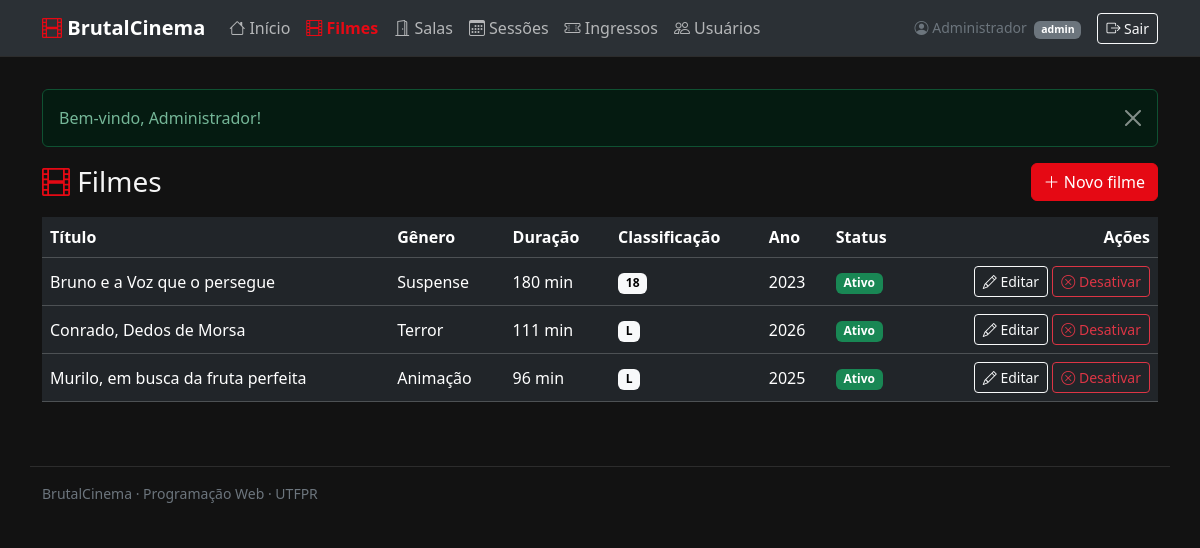
The app's page /index.php?page=filmes (signed in) with its own data.
### tables this page shows
CREATE TABLE filmes (
    id             INT UNSIGNED AUTO_INCREMENT PRIMARY KEY,
    titulo         VARCHAR(150)      NOT NULL,
    sinopse        TEXT              NULL,
    duracao_min    SMALLINT UNSIGNED NOT NULL,
    classificacao  ENUM('L', '10', '12', '14', '16', '18') NOT NULL,
    genero         VARCHAR(50)       NOT NULL,
    ano_lancamento YEAR              NULL,
    ativo          TINYINT(1)        NOT NULL DEFAULT 1,
    criado_em      DATETIME          NOT NULL DEFAULT CURRENT_TIMESTAMP,
    atualizado_em  DATETIME          NOT NULL DEFAULT CURRENT_TIMESTAMP ON UPDATE CURRENT_TIMESTAMP
);

### app/Core/Controller.php (called while the page is built, shortened)
<?php
abstract class Controller
{
    protected function renderizar(string $view, array $dados = []): void
    {
        $arquivo = __DIR__ . '/../Views/' . $view . '.php';
        $flash = Session::obterFlash();
        extract($dados);
        require __DIR__ . '/../Views/layout/header.php';
        require $arquivo;
        require __DIR__ . '/../Views/layout/footer.php';
    }
}

### app/Controllers/FilmeController.php (called while the page is built, shortened)
<?php
class FilmeController extends Controller
{
    private Filme $filmes;
    public function __construct()
    {
        $this->filmes = new Filme();
    }
    public function index(): void
    {
        $this->renderizar('filmes/lista', [
            'titulo' => 'Filmes',
            'filmes' => $this->filmes->todos(),
        ]);
    }
}

### public/index.php (called while the page is built, shortened)
<?php
$app = require __DIR__ . '/../config/app.php';
require __DIR__ . '/../app/Core/helpers.php';
require __DIR__ . '/../app/Core/Database.php';
require __DIR__ . '/../app/Core/Session.php';
require __DIR__ . '/../app/Core/Controller.php';
require __DIR__ . '/../app/Core/Model.php';
require __DIR__ . '/../app/Core/Auth.php';
require __DIR__ . '/../app/Controllers/FilmeController.php';
$acao = $_GET['acao'] ?? 'index';
try {
    $controller = new $rotas[$page]();
    $controller->$acao();
} catch (Throwable $e) {
    error_log($e);
    $detalhe = $app['debug'] ? $e->getMessage() : '';
    (new ErroController())->interno($detalhe);
}

### app/Core/Session.php (called while the page is built, shortened)
<?php
class Session
{
    public static function get(string $chave, mixed $padrao = null): mixed
    {
        return $_SESSION[$chave] ?? $padrao;
    }
    public static function tem(string $chave): bool
    {
        return isset($_SESSION[$chave]);
    }
    public static function obterFlash(): array
    {
        $flash = $_SESSION['_flash'] ?? [];
        return $flash;
    }
}

### app/Core/Auth.php (called while the page is built, shortened)
<?php
class Auth
{
    public static function logado(): bool
    {
        return Session::tem(self::CHAVE);
    }
    public static function usuario(): ?array
    {
        return Session::get(self::CHAVE);
    }
    public static function perfil(): ?string
    {
        return self::usuario()['perfil'] ?? null;
    }
    public static function temPerfil(string ...$perfis): bool
    {
        return in_array(self::perfil(), $perfis, true);
    }
}

### app/Core/helpers.php (called while the page is built, shortened)
<?php
function e(mixed $valor): string
{
    return htmlspecialchars((string) $valor, ENT_QUOTES, 'UTF-8');
}
function url(string $page, string $acao = '', array $params = []): string
{
    $query = ['page' => $page];
    if ($acao !== '') {
        $query['acao'] = $acao;
    }
    return 'index.php?' . http_build_query($query + $params);
}
function config(string $chave, mixed $padrao = null): mixed
{
    static $app = null;
    if ($app === null) {
        $app = require __DIR__ . '/../../config/app.php';
    }
    return $app[$chave] ?? $padrao;
}

### config/app.php (called while the page is built)
<?php
return [
    'nome'     => 'BrutalCinema',
    'timezone' => 'America/Sao_Paulo',
    'debug'    => true,
    'intervalo_limpeza_min' => 15,
];

### app/Core/Model.php (called while the page is built, shortened)
<?php
abstract class Model
{
    protected string $tabela;
    protected mysqli $db;
    public function __construct()
    {
        $this->db = Database::conectar();
    }
    public function todos(string $ordem = 'id'): array
    {
        return $this->consultar("SELECT * FROM {$this->tabela} ORDER BY {$ordem}");
    }
    protected function consultar(string $sql, array $params = []): array
    {
        $stmt = $this->executar($sql, $params);
        return $stmt->get_result()->fetch_all(MYSQLI_ASSOC);
    }
    protected function executar(string $sql, array $params = []): mysqli_stmt
    {
        $stmt = $this->db->prepare($sql);
        $stmt->execute();
        return $stmt;
    }
}

### config/database.php (called while the page is built)
<?php
return [
    'host'    => 'localhost',
    'port'    => 3306,
    'dbname'  => 'brutalcinema',
    'user'    => 'brutal',
    'pass'    => 'brutal123',
    'charset' => 'utf8mb4',
];

### app/Core/Database.php (called while the page is built, shortened)
<?php
class Database
{
    private static ?mysqli $conexao = null;
    public static function conectar(): mysqli
    {
        if (self::$conexao === null) {
            $config = require __DIR__ . '/../../config/database.php';
            self::$conexao = new mysqli(
                $config['host'],
                $config['user'],
                $config['pass'],
                $config['dbname'],
                $config['port']
            );
            self::$conexao->set_charset($config['charset']);
        }
        return self::$conexao;
    }
}

### app/Models/Filme.php (called while the page is built, shortened)
<?php
class Filme extends Model
{
    public function todos(string $ordem = 'titulo'): array
    {
        return parent::todos($ordem);
    }
}

### app/Views/filmes/lista.php (the view, shortened to what this page needs)
<?php
$ehAdmin = Auth::temPerfil('admin');
?>
<div class="d-flex justify-content-between align-items-center mb-3">
    <h1 class="h3 mb-0"><i class="bi bi-film text-brutal"></i> Filmes</h1>
    <?php if ($ehAdmin): ?>
        <a href="<?= url('filmes', 'novo') ?>" class="btn btn-primary">
            <i class="bi bi-plus-lg"></i> Novo filme
        </a>
    <?php endif; ?>
</div>
<?php if ($filmes === []): ?>
    <p class="text-secondary">Nenhum filme cadastrado.</p>
<?php else: ?>
<div class="table-responsive">
    <table class="table table-dark table-hover align-middle">
        <thead>
            <tr>
                <th>Título</th>
                <th>Gênero</th>
                <th>Duração</th>
                <th>Classificação</th>
                <th>Ano</th>
                <th>Status</th>
                <?php if ($ehAdmin): ?><th class="text-end">Ações</th><?php endif; ?>
            </tr>
        </thead>
        <tbody>
        <?php foreach ($filmes as $f): ?>
            <tr class="<?= $f['ativo'] ? '' : 'text-secondary' ?>">
                <td><?= e($f['titulo']) ?></td>
                <td><?= e($f['genero']) ?></td>
                <td><?= (int) $f['duracao_min'] ?> min</td>
                <td><span class="badge text-bg-light"><?= e($f['classificacao']) ?></span></td>
                <td><?= e($f['ano_lancamento'] ?? '-') ?></td>
                <td>
                    <?php if ($f['ativo']): ?>
                        <span class="badge text-bg-success">Ativo</span>
                    <?php else: ?>
                        <span class="badge text-bg-secondary">Inativo</span>
                    <?php endif; ?>
                </td>
                <?php if ($ehAdmin): ?>
                <td class="text-end text-nowrap">
                    <a href="<?= url('filmes', 'editar', ['id' => $f['id']]) ?>" class="btn btn-sm btn-outline-light">
                        <i class="bi bi-pencil"></i> Editar
                    </a>
                    <?php if ($f['ativo']): ?>
                        <form method="post" action="<?= url('filmes', 'desativar') ?>" class="d-inline"
                              onsubmit="return confirm('Desativar este filme?');">
                            <button type="submit" class="btn btn-sm btn-outline-danger">
                                <i class="bi bi-x-circle"></i> Desativar
                            </button>
                        </form>
                    <?php endif; ?>
                </td>
                <?php endif; ?>
            </tr>
        <?php endforeach; ?>
        </tbody>
    </table>
</div>
<?php endif; ?>

### app/Views/layout/header.php (shortened to what this page needs)
<!DOCTYPE html>
<html lang="pt-BR" data-bs-theme="dark">
<head>
    <link href="https://cdn.jsdelivr.net/npm/bootstrap@5.3.3/dist/css/bootstrap.min.css" rel="stylesheet">
    <link href="https://cdn.jsdelivr.net/npm/bootstrap-icons@1.11.3/font/bootstrap-icons.min.css" rel="stylesheet">
    <link href="css/estilo.css" rel="stylesheet">
</head>
<body>
<?php if (Auth::logado()) require __DIR__ . '/nav.php'; ?>
<main class="container py-4">
<?php require __DIR__ . '/flash.php'; ?>

### app/Views/layout/nav.php (shortened to what this page needs)
<?php
$usuarioLogado = Auth::usuario();
$paginaAtual   = $_GET['page'] ?? 'inicio';
$itens = [
    ['Início',         'inicio',    'bi-house',        []],
    ['Filmes',         'filmes',    'bi-film',         []],
    ['Salas',          'salas',     'bi-door-open',    []],
    ['Sessões',        'sessoes',   'bi-calendar3',    []],
    ['Ingressos',      'ingressos', 'bi-ticket-perforated', ['admin', 'funcionario']],
    ['Meus ingressos', 'ingressos', 'bi-ticket-perforated', ['cliente']],
    ['Usuários',       'usuarios',  'bi-people',       ['admin']],
];
?>
<nav class="navbar navbar-expand-lg bg-body-tertiary border-bottom mb-2">
    <div class="container">
        <a class="navbar-brand fw-bold" href="<?= url('inicio') ?>">
            <i class="bi bi-film text-brutal"></i> <?= e(config('nome')) ?>
        </a>
        <div class="collapse navbar-collapse" id="menu">
            <ul class="navbar-nav me-auto">
                <?php foreach ($itens as [$rotulo, $page, $icone, $perfis]): ?>
                    <?php if ($perfis !== [] && !Auth::temPerfil(...$perfis)) continue; ?>
                    <li class="nav-item">
                        <a class="nav-link <?= $paginaAtual === $page ? 'active' : '' ?>" href="<?= url($page) ?>">
                            <i class="bi <?= $icone ?>"></i> <?= $rotulo ?>
                        </a>
                    </li>
                <?php endforeach; ?>
            </ul>
            <div class="d-flex align-items-center gap-3">
                <span class="text-secondary small">
                    <i class="bi bi-person-circle"></i> <?= e($usuarioLogado['nome']) ?>
                    <span class="badge text-bg-secondary ms-1"><?= e($usuarioLogado['perfil']) ?></span>
                </span>
                <form method="post" action="<?= url('login', 'sair') ?>">
                    <button type="submit" class="btn btn-outline-light btn-sm">
                        <i class="bi bi-box-arrow-right"></i> Sair
                    </button>
                </form>
            </div>
        </div>
    </div>
</nav>

### app/Views/layout/flash.php (shortened to what this page needs)
<?php
$classes = ['sucesso' => 'alert-success', 'erro' => 'alert-danger', 'aviso' => 'alert-warning'];
?>
<?php foreach ($flash as $tipo => $mensagem): ?>
    <div class="alert <?= $classes[$tipo] ?? 'alert-info' ?> alert-dismissible fade show" role="alert">
        <?= e($mensagem) ?>
        <button type="button" class="btn-close" data-bs-dismiss="alert" aria-label="Fechar"></button>
    </div>
<?php endforeach; ?>

### app/Views/layout/footer.php (shortened to what this page needs)
</main>
<footer class="container py-3 text-secondary small border-top mt-4">
    <?= e(config('nome')) ?> &middot; Programação Web &middot; UTFPR
</footer>
</body>
</html>

### public/css/estilo.css (style rules this page uses)
:root, [data-bs-theme="dark"] { --brutal-vermelho: #e50914; --brutal-vermelho-escuro: #b8070f; --bs-body-bg: #121212; --bs-body-color: #f5f5f5; --bs-secondary-color: #9e9e9e; --bs-tertiary-bg: #1e1e1e; --bs-border-color: #2c2c2c; }
.text-brutal { color: var(--brutal-vermelho); }
.btn-primary { --bs-btn-bg: var(--brutal-vermelho); --bs-btn-border-color: var(--brutal-vermelho); --bs-btn-hover-bg: var(--brutal-vermelho-escuro); --bs-btn-hover-border-color: var(--brutal-vermelho-escuro); --bs-btn-active-bg: var(--brutal-vermelho-escuro); --bs-btn-active-border-color: var(--brutal-vermelho-escuro); }
.navbar .nav-link.active { color: var(--brutal-vermelho); font-weight: 600; }

### records on screen
filmes: titulo "Bruno e a Voz que o persegue", genero "Suspense", duracao_min "180", classificacao "18", ano_lancamento "2023", ativo "Ativo"
filmes: titulo "Conrado, Dedos de Morsa", genero "Terror", duracao_min "111", classificacao "L", ano_lancamento "2026", ativo "Ativo"
filmes: titulo "Murilo, em busca da fruta perfeita", genero "Animação", duracao_min "96", classificacao "L", ano_lancamento "2025", ativo "Ativo"

### other values on screen
config('nome') "BrutalCinema"
$rotulo "Início"
$rotulo "Filmes"
$rotulo "Salas"
$rotulo "Sessões"
$rotulo "Ingressos"
$rotulo "Usuários"
$usuarioLogado['nome'] "Administrador"
$usuarioLogado['perfil'] "admin"
$mensagem "Bem-vindo, Administrador!"
